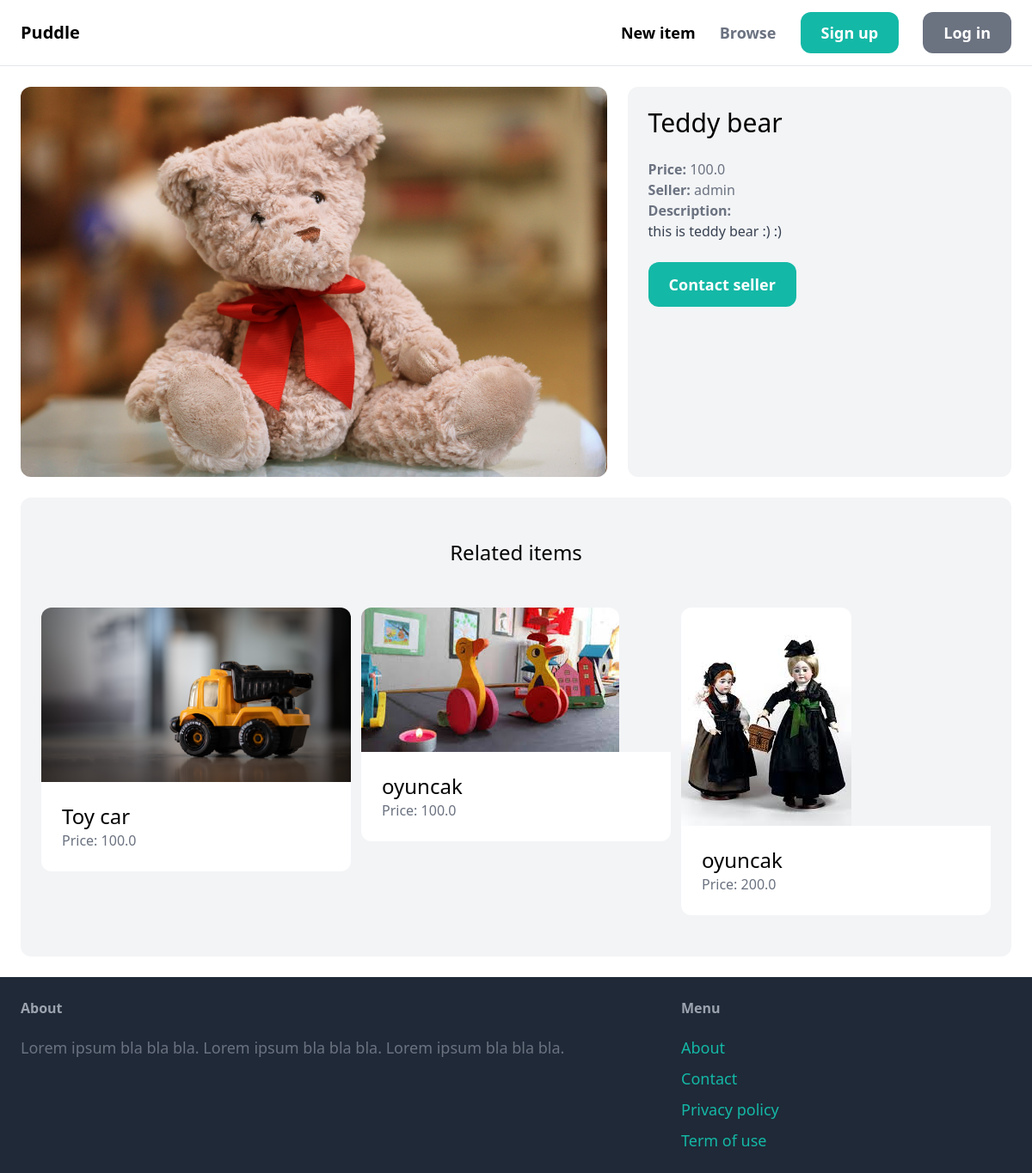
Page /items/1/ on the committed database.
### item/models.py (models this page shows, shortened)
class Item(models.Model):
    category = models.ForeignKey(Category, related_name='items', on_delete=models.CASCADE)
    name = models.CharField(max_length=255)
    description = models.TextField(blank=True, null=True)
    price = models.FloatField()
    image = models.ImageField(upload_to='item_images', blank=True, null=True)
    is_sold = models.BooleanField(default=False)
    created_by = models.ForeignKey(User, related_name='items', on_delete=models.CASCADE)
    created_at = models.DateTimeField(auto_now_add=True)

### item/views.py (the view)
# urls.py: path('<int:pk>/', views.detail, name='detail'),
def detail(request, pk):
    item = get_object_or_404(Item, pk=pk)
    related_items = Item.objects.filter(category=item.category, is_sold=False).exclude(pk=pk)[0:3]
    return render(request, 'item/detail.html', {
        'item': item,
        'related_items': related_items
    })

### item/templates/item/detail.html (shortened to what this page needs)
{% extends 'core/base.html' %}
{% block content %}
<div class="grid grid-cols-5 gap-6">
    <div class="col-span-3">
        <img src="{{ item.image.url }}" class="rounded-xl">
    </div>
    <div class="col-span-2 p-6 bg-gray-100 rounded-xl">
        <h1 class="mb-6 text-3xl">{{ item.name }}</h1>
        <p class="text-gray-500"><strong>Price: </strong>{{ item.price }}</p>
        <p class="text-gray-500"><strong>Seller: </strong>{{ item.created_by.username }}</p>
        {% if item.description %}
            <p class="text-gray-700">
                <strong class="text-gray-500">Description:</strong><br>
                {{ item.description }}
            </p>
        {% endif %}
        {% if request.user == item.created_by %}
            <div class="mt-6 p-6 bg-white rounded-xl">
                <p>This is your item!</p>
                <a href="{% url 'item:edit' item.id %}" class="inline-block mt-6 px-6 py-3 text-lg font-semibold bg-teal-500 text-white rounded-xl">Edit</a>
                <a href="{% url 'item:delete' item.id %}" class="inline-block mt-6 px-6 py-3 text-lg font-semibold bg-red-500 text-white rounded-xl">Delete</a>
            </div>
        {% else %}
            <a href="{% url 'conversation:new' item.id %}" class="inline-block mt-6 px-6 py-3 text-lg font-semibold bg-teal-500 text-white rounded-xl hover:bg-teal-700">Contact seller</a>
        {% endif %}
    </div>
</div>
<div class="mt-6 px-6 py-12 bg-gray-100 rounded-xl">
    <h2 class="mb-12 text-2xl text-center">Related items</h2>
    <div class="grid grid-cols-3 gap-3">
        {% for item in related_items %}
            <div>
                <a href="{% url 'item:detail' item.id %}">
                    <div>
                        <img src="{{ item.image.url }}" class="rounded-t-xl">
                    </div>
                    <div class="p-6 bg-white rounded-b-xl">
                        <h2 class="text-2xl">{{ item.name }}</h2>
                        <p class="text-gray-500">Price: {{ item.price }}</p>
                    </div>
                </a>
            </div>
        {% endfor %}
    </div>
</div>
{% endblock %}

### core/templates/core/base.html (shortened to what this page needs)
<!doctype html>
<html>
    <head>
        <script src="https://cdn.tailwindcss.com"></script>
    </head>
    <body>
        <nav class="py-6 px-6 flex justify-between items-center border-b border-gray-200">
            <a href="/" class="text-xl font-semibold">Puddle</a>
            <div class="space-x-6">
                <a href="{% url 'item:new' %}" class="text-lg font-semibold hover:text-gray-500">New item</a>
                <a href="{% url 'item:items' %}" class="text-lg font-semibold hover: text-gray-500">Browse</a>
                {% if request.user.is_authenticated %}
                    <a href="#" class="px-6 py-3 text-lg font-semibold bg-teal-500 text-white rounded-xl hover:bg-teal-700">Inbox</a>
                    <a href="{% url 'dashboard:index' %}" class="px-6 py-3 text-lg font-semibold bg-gray-500 text-white rounded-xl hover:bg-gray-700">Dashboard</a>
                {% else %}
                    <a href="{% url 'core:signup' %}" class="px-6 py-3 text-lg font-semibold bg-teal-500 text-white rounded-xl hover:bg-teal-700">Sign up</a>
                    <a href="{% url 'core:login' %}" class="px-6 py-3 text-lg font-semibold bg-gray-500 text-white rounded-xl hover:bg-gray-700">Log in</a>
                {% endif %}
            </div>
        </nav>
        <div class="px-6 py-6">
            {% block content %}
            {% endblock %}
        </div>
        <footer class="py-6 px-6 flex justify-between bg-gray-800">
            <div class="w-2/3 pr-10">
                <h3 class="mb-5 font-semibold text-gray-400">About</h3>
                <p class="text-lg text-gray-500">Lorem ipsum bla bla bla. Lorem ipsum bla bla bla. Lorem ipsum bla bla bla.</p>
            </div>
            <div class="w-1/3">
                <h3 class="mb-5 font-semibold text-gray-400">Menu</h3>
                <ul class="space-y-2">
                    <li><a href="#" class="text-lg text-teal-500 hover:text-teal-700">About</a></li>
                    <li><a href="{% url 'core:contact' %}" class="text-lg text-teal-500 hover:text-teal-700">Contact</a></li>
                    <li><a href="#" class="text-lg text-teal-500 hover:text-teal-700">Privacy policy</a></li>
                    <li><a href="#" class="text-lg text-teal-500 hover:text-teal-700">Term of use</a></li>
                </ul>
            </div>
        </footer>
    </body>
</html>

### rows in the picture
Item: image (picture), name "Teddy bear", price "100.0", created_by.username "admin", description "this is teddy bear :) :)"
Item: image (picture), name "Toy car", price "100.0"
Item: image (picture), name "oyuncak", price "100.0"
Item: image (picture), name "oyuncak", price "200.0"
